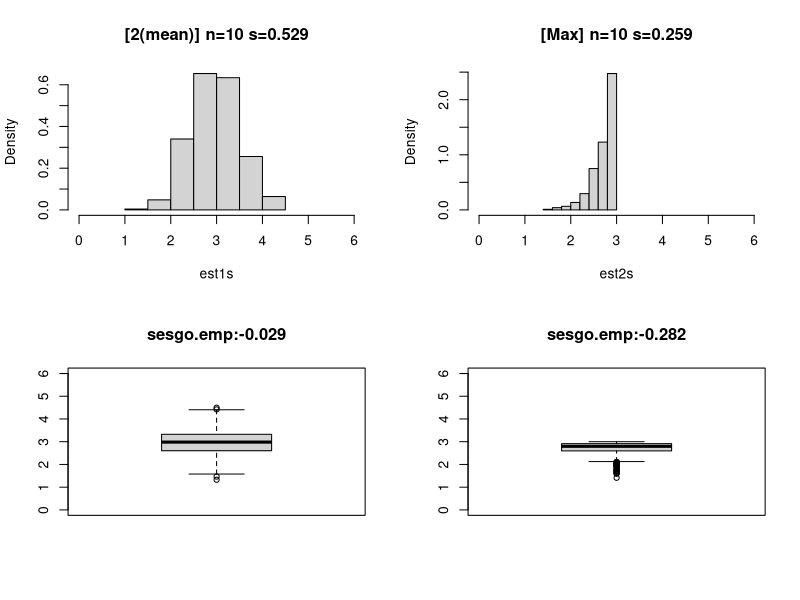
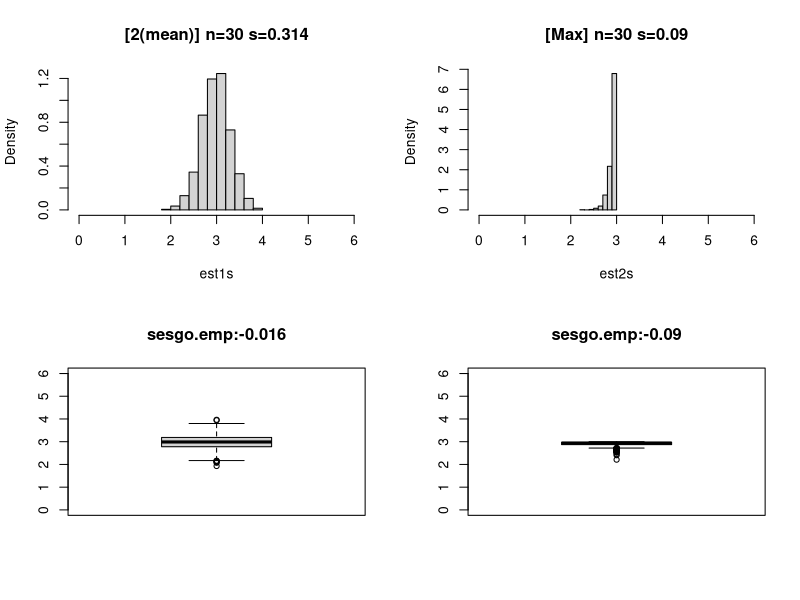
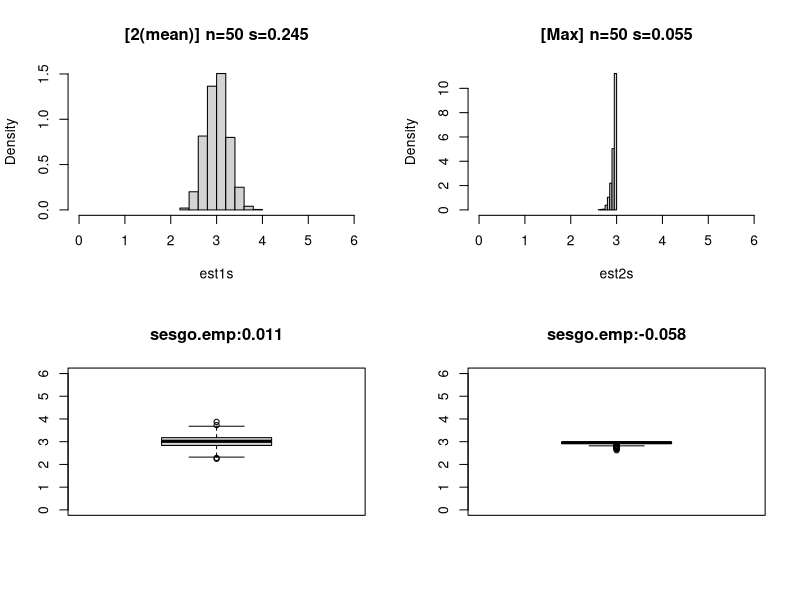
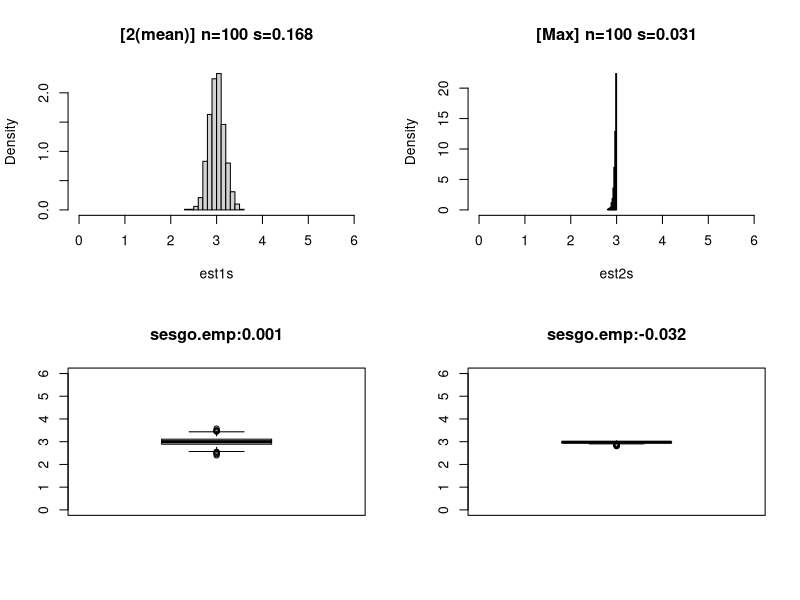
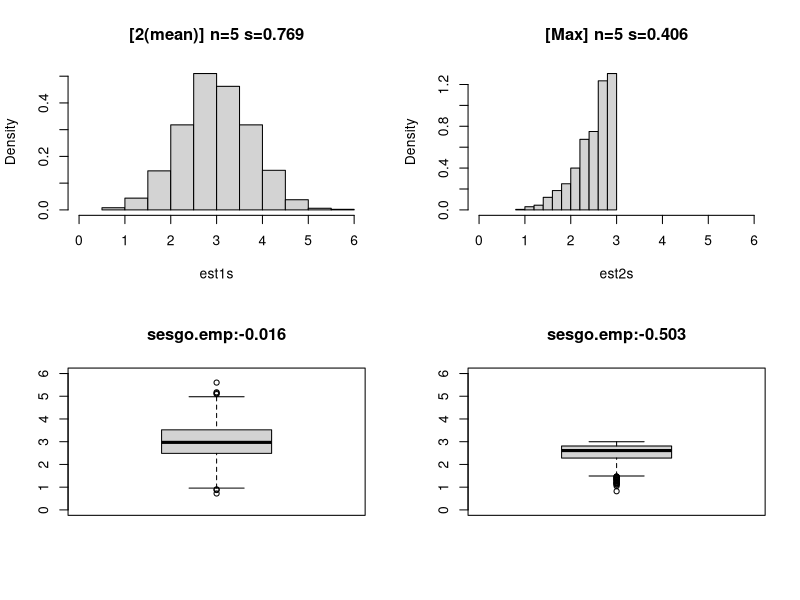

The R source for these figures, in order:
#1. Implementar funciones est1 y est2 que tengan por argumento un conjunto de datos
# (x1, . . . , xn) y devuelvan el valor de la estimaci´on θbn(x1, . . . , xn) y θen(x1, . . . , xn), para los
# estimadores definidos en (1), respectivamente.
# Calcular el valor de dichas estimaciones en cada uno de los siguientes conjuntos de datos:
#  a) 1.17 1.75 0.28 2.56 2.36 0.36 1.82 0.24 1.17 1.86
# b) 0.66 0.07 0.62 0.65 1.33 0.40 1.17 1.11 2.01 2.98
set.seed(123)

est1 <- function(datos){
  2*mean(datos)
}

est2 <- function(datos){
  max(datos) 
}

a <- c(1.17, 1.75, 0.28, 2.56, 2.36, 0.36, 1.82, 0.24, 1.17, 1.86)
b <- c(0.66, 0.07, 0.62, 0.65, 1.33, 0.40, 1.17, 1.11, 2.01, 2.98)


est1(a)
est1(b)

est2(a)
est2(b)
# 2. Generar n = 5 datos correspondientes a una muestra aleatoria con distribuci´on U(0, 3).
xs <- runif(n = 5, max = 3)
est1(xs)
est2(xs)
# 3. Calcular el valor de la estimaci´on correspondiente a θb en base a los datos generados.
# 4. Repetir los dos pasos anteriores R = 1000 veces, obteniendo as´ı m realizaciones de θb a las
#que llamaremos θb1 , . . . , θbR. Realizar un histograma y un boxplot con estos valores.
R <- 1000
for (n in c(10, 30,50,100, 5)){
est1s <- c(); est2s <- c()
for (i in 1:R){
  est1s <- c(est1s, est1(runif(n = n, max = 3)))
  est2s <- c(est2s, est2(runif(n = n, max = 3)))
}
par(mfrow=c(2,2))
hist(est1s, freq = F, main = paste0("[2(mean)] n=", n, " s=",round(sd(est1s),3)), xlim = c(0,6))
hist(est2s, freq = F, main = paste0("[Max] n=", n, " s=",round(sd(est2s),3)), xlim = c(0,6))
boxplot(est1s, ylim = c(0,6), main = paste0("sesgo.emp:", round(mean(est1s) - 3,3)))
boxplot(est2s, ylim = c(0,6), main = paste0("sesgo.emp:", round(mean(est2s) - 3,3)))
}
# 8. Computar el Sesgo emp´ırico de θb mediante la expresi´on
#Utilizaremos las R = 1000 realizaciones θb1
#, . . . , θbR de θb y θe1
#, . . . , θeR de θe, obtenidas en base
#a las muestras de tama˜no n = 5.
s.emp.1 <- mean(est1s) - 3
s.emp.2 <- mean(est2s) - 3

# 11. Computar la Varianza emp´ırica de θb mediante la expresi´on
v.emp.1 <- sum((est1s-mean(est1s))**2) / R
v.emp.2 <- sum((est2s-mean(est1s))**2) / R

# 14. Computar el EMSE

emse.1 <- sum((est1s-3)**2) / R
emse.2 <- sum((est2s-3)**2) / R

